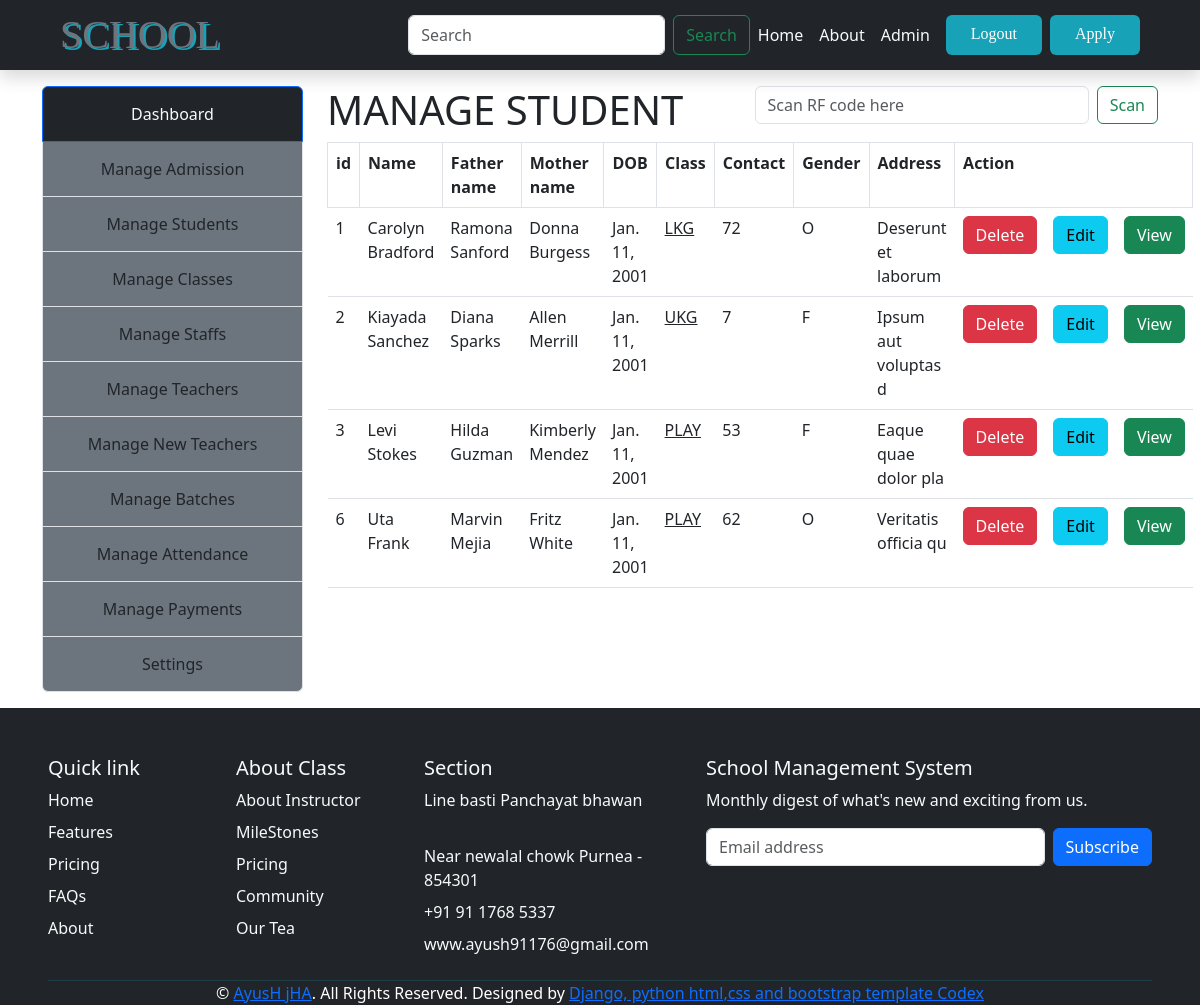
Before: /manage-student/ (signed in) with the older database file.
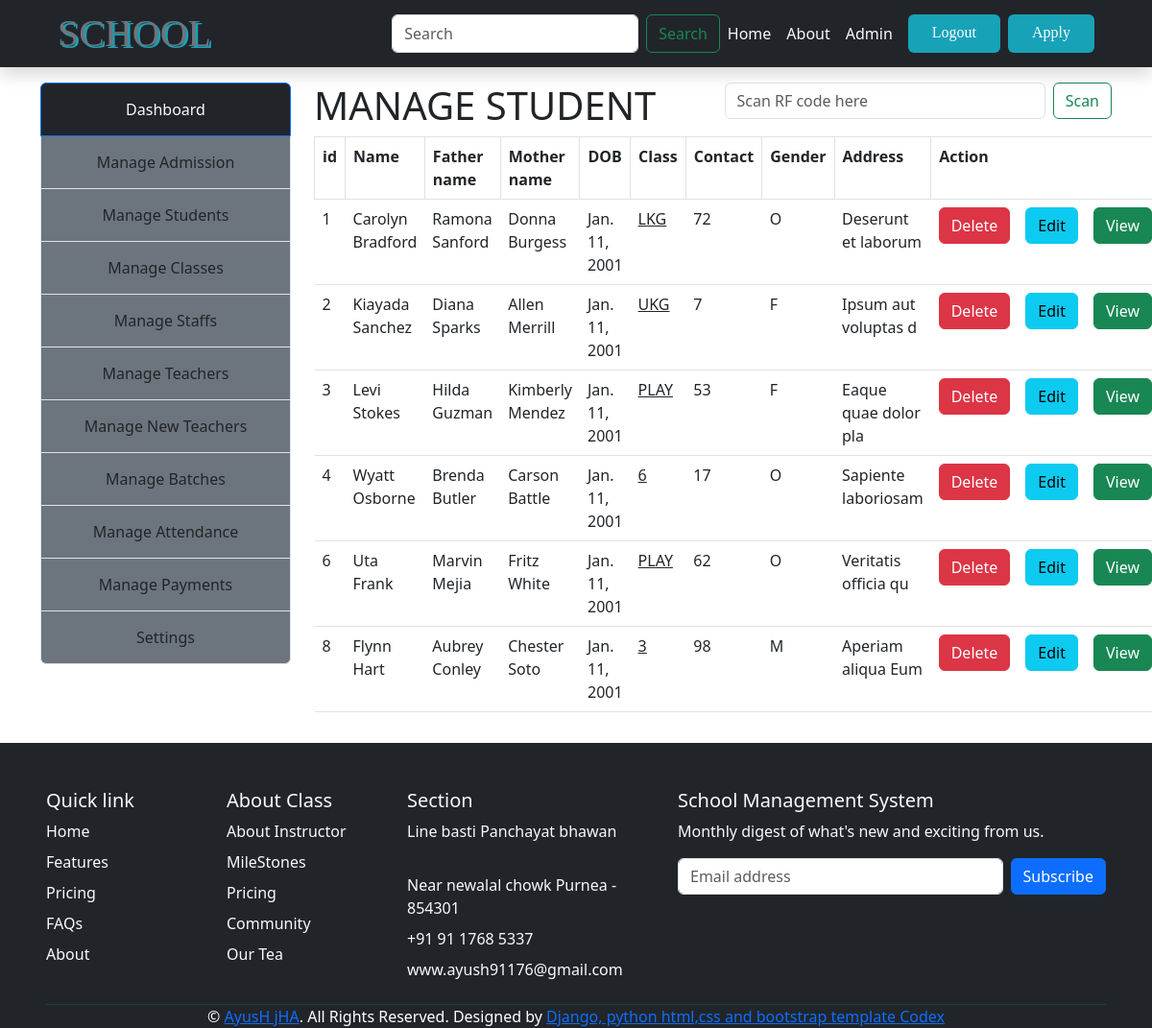
After: the same page with the newer database file.
### school_management/models.py (models this page shows, shortened)
class Student(models.Model):
    first_name=models.CharField(max_length=150)
    last_name=models.CharField(max_length=150)
    mother_name=models.CharField(max_length=150)
    father_name=models.CharField(max_length=150)
    address=models.TextField()
    gender=models.CharField(max_length=10,choices=GENDER)
    nationality=models.CharField(max_length=150,choices=(("Indian","Indian"),("Other","Other")))
    city=models.CharField(max_length=150,choices=(("Purnea","Purnea"),("Pune","Pune")))
    state=models.CharField(max_length=150,choices=(("Bihar","Bihar"),("Punjab","Punjab")))
    pin_code=models.IntegerField()
    contact=models.IntegerField()
    image=models.ImageField(upload_to="photo/",null=True,blank=True)
    dob = models.DateField(help_text="use MM/DD/YYYY format")
    className=models.ForeignKey("Classes",on_delete=models.CASCADE)
    isApproved = models.BooleanField(default=False)
    rf_code= models.CharField(max_length=100,default=None,blank=True,null=True,unique=True)

class Classes(models.Model):
    class_name=models.CharField(max_length=100,choices=ClassList)

### school_management/views.py (the view)
# urls.py: path("manage-student/",manageStudent,name="manageStudent"),
@login_required()
def manageStudent(req):
    data={}
    data['title'] = "Manage student"
    data['students']=Student.objects.filter(isApproved=True)
    return render(req, "admin/manageStudent.html",data)

### template/admin/manageStudent.html
{% extends 'admin/adminBase.html'%}
{% block 'admin-content' %}
    <div class="contaner">
        <div class="row">
            <div class="col-6 mx-auto">
                <h1 class="fs-1">{{title|upper}}</h1>
            </div>
            <div class="col-6">
                <form class="d-flex" action="{% url 'scanRfCode' %}" method="get" role="search">
                    <input class="form-control me-2" name="code" type="text" autofocus placeholder="Scan RF code here" aria-label="Search">
                    <button class="btn btn-outline-success" type="submit">Scan</button>
                  </form>
            </div>
            <div class="col mx-auto">
                <table class="table">
                    <tr>
                        <th class="border">id</th>
                        <th class="border">Name</th>
                        <th class="border">Father name</th>
                        <th class="border">Mother name</th>
                        <th class="border">DOB</th>
                        <th class="border">Class</th>
                        <th class="border">Contact</th>
                        <th class="border">Gender</th>
                        <th class="border">Address</th>
                        <th colspan="3" class="border">Action</th>
                    </tr>
                    {% for stu in students %}
                        <tr>
                            <td>{{stu.id}}</td>
                            <td>{{stu.first_name}} {{stu.last_name}}</td>
                            <td>{{stu.father_name}}</td>
                            <td>{{stu.mother_name}}</td>
                            <td>{{stu.dob}} </td>
                            <td>{%if stu.isApproved %}
                                    <a href="{% url 'viewClassWise' stu.className.class_name %}" class="text-dark">{{stu.className.class_name }}</a>
                                {%else%}
                                    {{stu.className.class_name }}
                                {%endif%}
                            </td>
                            <td>{{stu.contact}}</td>
                            <td>{{stu.gender}}</td>
                            <td>{{stu.address}}</td>
                            <td><a href="{% url 'deleteStudent' stu.id %}" class="btn btn-danger">Delete</a></td>
                            <td><a href="{% url 'editStudent' stu.id %}" class="btn btn-info">Edit</a></td>
                            <td><a href="{%url 'viewSingle' stu.id%}" class="btn btn-success">View</a></td>
                        </tr>
                    {%endfor%}
                </table>
            </div>
        </div>
    </div>
{% endblock 'admin-content' %}

Changed rows visible on the page:
now on this page (row edited): Student: id "4", first_name "Wyatt", last_name "Osborne", father_name "Brenda Butler", mother_name "Carson Battle", dob "Jan. 11, 2001", className.class_name "6", contact "17", gender "O", address "Sapiente laboriosam"
added Student: id "8", first_name "Flynn", last_name "Hart", father_name "Aubrey Conley", mother_name "Chester Soto", dob "Jan. 11, 2001", className.class_name "3", contact "98", gender "M", address "Aperiam aliqua Eum"
